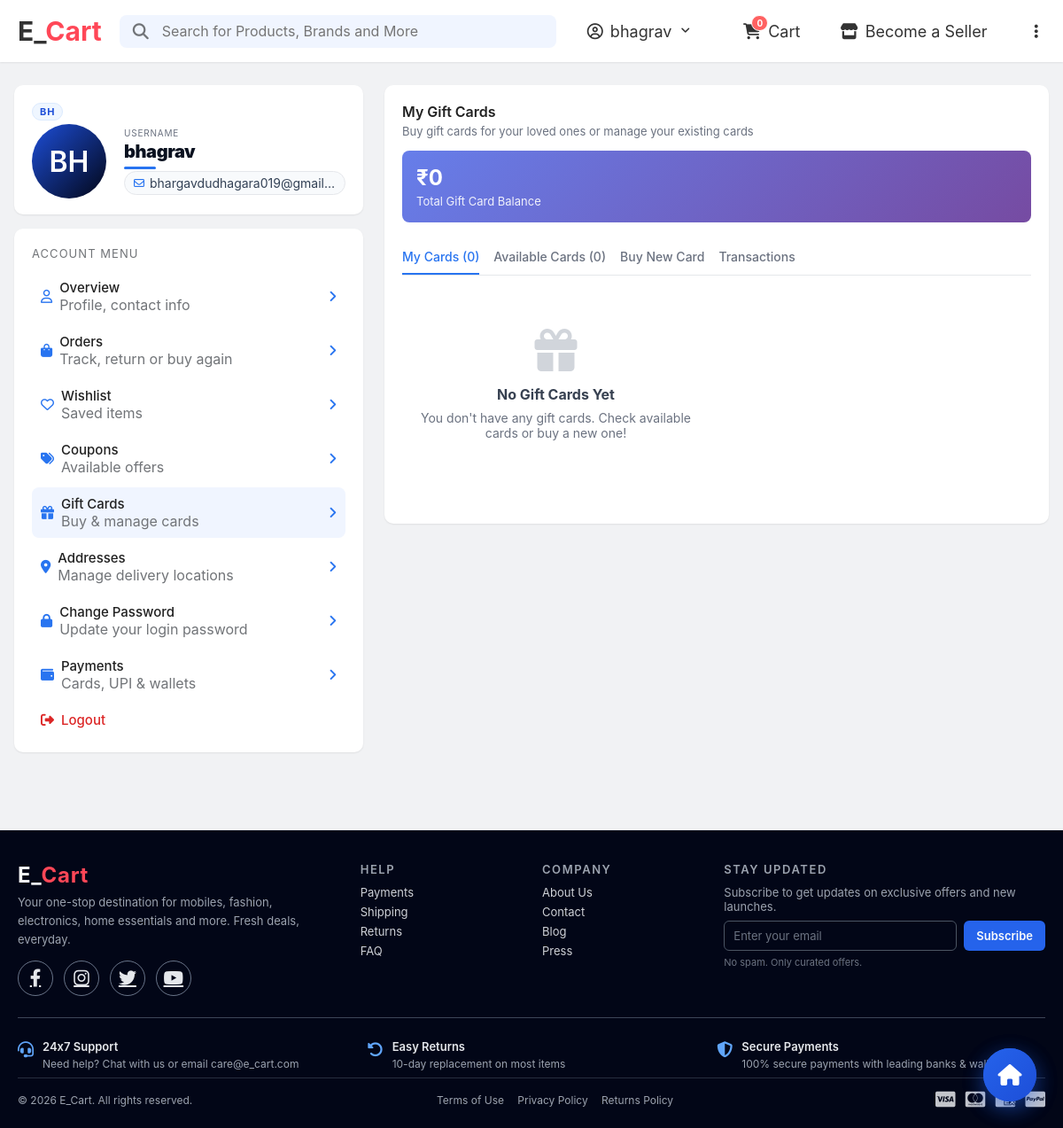
/Account_Profile/Gift_Cards/gift.php (signed in), run on the app's committed database.
### tables this page shows
CREATE TABLE `users` (
  `id` int NOT NULL,
  `full_name` varchar(100) NOT NULL,
  `email` varchar(100) NOT NULL,
  `role` varchar(20) DEFAULT 'user',
  `password` varchar(255) NOT NULL,
  `created_at` timestamp NULL DEFAULT CURRENT_TIMESTAMP,
  `updated_at` timestamp NULL DEFAULT CURRENT_TIMESTAMP ON UPDATE CURRENT_TIMESTAMP,
  `is_active` tinyint(1) DEFAULT '1',
  `email_verified` tinyint(1) DEFAULT '0',
  `user_type` enum('user','admin') NOT NULL DEFAULT 'user',
  `reset_token` varchar(255) DEFAULT NULL,
  `token_expiry` datetime DEFAULT NULL
);

### Account_Profile/Gift_Cards/gift.php (the view, shortened to what this page needs)
<?php
include '../../Database_file/config.php';
$userId = (int)$_SESSION['user_id'];
$user = null;
$userStmt = $conn->prepare("SELECT id, full_name, email, created_at FROM users WHERE id = ? LIMIT 1");
if ($userStmt) {
    $userStmt->bind_param('i', $userId);
    $userStmt->execute();
    $userRes = $userStmt->get_result();
    $user = $userRes ? $userRes->fetch_assoc() : null;
}
function make_initials($name) {
    $name = trim((string)$name);
    $parts = preg_split('/\s+/', $name);
    $first = strtoupper(substr($parts[0] ?? 'U', 0, 1));
    $second = '';
    if (count($parts) > 1) {
        $second = strtoupper(substr($parts[1] ?? '', 0, 1));
    } elseif (strlen($name) > 1) {
        $second = strtoupper(substr($name, 1, 1));
    }
    $initials = $first . $second;
    return substr($initials, 0, 2);
}
function get_user_data_file_path_gift($userId) {
    return __DIR__ . '/../Profile/user_data/' . $userId . '.json';
}
function read_user_data_gift($userId) {
    $path = get_user_data_file_path_gift($userId);
    if (!file_exists($path)) return [];
    $raw = @file_get_contents($path);
    $data = json_decode($raw, true);
    return is_array($data) ? $data : [];
}
$userData = read_user_data_gift($userId);
$profileInitials = (string)($userData['profile_initials'] ?? '');
if ($profileInitials !== '' && preg_match('/^[A-Za-z]{1,3}$/', $profileInitials)) {
    $initials = strtoupper($profileInitials);
} else {
    $initials = make_initials($user['full_name'] ?? '');
}
$avatarFile = (string)($userData['profile_image'] ?? '');
$avatarUrl = $avatarFile !== '' ? '../../assets/img/' . $avatarFile : '';
$userGiftCards = [];
$totalBalance = 0;
$availableCards = [];
?>
<!DOCTYPE html>
<html lang="en">
<head>
    <link rel="stylesheet" href="https://cdnjs.cloudflare.com/ajax/libs/font-awesome/6.4.0/css/all.min.css">
    <link rel="stylesheet" href="../../assets/css/index.css">
    <link rel="stylesheet" href="../../floating_home.css">
</head>
<body>
    <?php include '../../Header.php'; ?>
    <main class="profile-main">
        <div class="profile-wrapper">
            <aside class="profile-sidebar">
                <div class="profile-card">
                    <div class="profile-header-label profile-initials-label">
                        <span class="profile-initials-value"><?php echo htmlspecialchars($initials); ?></span>
                    </div>
                    <div class="profile-user-row">
                        <div class="profile-avatar">
                            <?php if (!empty($avatarUrl)): ?>
                                <img src="<?php echo htmlspecialchars($avatarUrl); ?>" alt="Profile">
                            <?php else: ?>
                                <?php echo htmlspecialchars($initials); ?>
                            <?php endif; ?>
                        </div>
                        <div class="profile-user-text">
                            <div class="profile-username-label">Username</div>
                            <div class="profile-name"><?php echo htmlspecialchars($user['full_name']); ?></div>
                            <div class="profile-email">
                                <i class="fa-regular fa-envelope"></i>
                                <span><?php echo htmlspecialchars($user['email']); ?></span>
                            </div>
                        </div>
                    </div>
                </div>
                <div class="profile-card">
                    <div class="profile-header-label">Account Menu</div>
                    <div class="profile-menu">
                        <a href="../Profile/profile.php" class="profile-menu-item">
                            <div class="profile-menu-item-left">
                                <i class="fa-regular fa-user"></i>
                                <div>
                                    <span class="profile-menu-label">Overview</span><br>
                                    <span class="profile-menu-meta">Profile, contact info</span>
                                </div>
                            </div>
                            <i class="fa-solid fa-angle-right"></i>
                        </a>
                        <a href="../Order/order.php" class="profile-menu-item">
                            <div class="profile-menu-item-left">
                                <i class="fa-solid fa-bag-shopping"></i>
                                <div>
                                    <span class="profile-menu-label">Orders</span><br>
                                    <span class="profile-menu-meta">Track, return or buy again</span>
                                </div>
                            </div>
                            <i class="fa-solid fa-angle-right"></i>
                        </a>
                        <a href="../Wishlist/wishlist.php" class="profile-menu-item">
                            <div class="profile-menu-item-left">
                                <i class="fa-regular fa-heart"></i>
                                <div>
                                    <span class="profile-menu-label">Wishlist</span><br>
                                    <span class="profile-menu-meta">Saved items</span>
                                </div>
                            </div>
                            <i class="fa-solid fa-angle-right"></i>
                        </a>
                         <a href="../Coupons/coupon.php" class="profile-menu-item">
                            <div class="profile-menu-item-left">
                                <i class="fa-solid fa-tags"></i>
                                <div>
                                    <span class="profile-menu-label">Coupons</span><br>
                                    <span class="profile-menu-meta">Available offers</span>
                                </div>
                            </div>
                            <i class="fa-solid fa-angle-right"></i>
                        </a>
                         <a href="gift.php" class="profile-menu-item profile-menu-active">
                            <div class="profile-menu-item-left">
                                <i class="fa-solid fa-gift"></i>
                                <div>
                                    <span class="profile-menu-label">Gift Cards</span><br>
                                    <span class="profile-menu-meta">Buy & manage cards</span>
                                </div>
                            </div>
                            <i class="fa-solid fa-angle-right"></i>
                        </a>
                        <a href="../Address/Address.php" class="profile-menu-item">
                            <div class="profile-menu-item-left">
                                <i class="fa-solid fa-location-dot"></i>
                                <div>
                                    <span class="profile-menu-label">Addresses</span><br>
                                    <span class="profile-menu-meta">Manage delivery locations</span>
                                </div>
                            </div>
                            <i class="fa-solid fa-angle-right"></i>
                        </a>
                        <a href="../Change_pass/change_password.php" class="profile-menu-item">
                            <div class="profile-menu-item-left">
                                <i class="fa-solid fa-lock"></i>
                                <div>
                                    <span class="profile-menu-label">Change Password</span><br>
                                    <span class="profile-menu-meta">Update your login password</span>
                                </div>
                            </div>
                            <i class="fa-solid fa-angle-right"></i>
                        </a>
                        <a href="../Payments/payments.php" class="profile-menu-item">
                            <div class="profile-menu-item-left">
                                <i class="fa-solid fa-wallet"></i>
                                <div>
                                    <span class="profile-menu-label">Payments</span><br>
                                    <span class="profile-menu-meta">Cards, UPI & wallets</span>
                                </div>
                            </div>
                            <i class="fa-solid fa-angle-right"></i>
                        </a>
                        <a href="#" class="profile-menu-item profile-menu-danger">
                            <div class="profile-menu-item-left">
                                <i class="fa-solid fa-right-from-bracket"></i>
                                <span class="profile-menu-label">Logout</span>
                            </div>
                        </a>
                    </div>
                </div>
            </aside>
            <section class="profile-content">
                <div class="profile-section">
                    <div class="profile-section-header">
                        <div>
                            <h2>My Gift Cards</h2>
                            <p>Buy gift cards for your loved ones or manage your existing cards</p>
                        </div>
                    </div>
                    <div class="balance-info">
                        <div class="balance-amount">₹<?php echo number_format($totalBalance, 0); ?></div>
                        <div class="balance-label">Total Gift Card Balance</div>
                    </div>
                    <div class="gift-tabs">
                        <div class="gift-tab active" onclick="switchTab('my-cards', this)">My Cards (<?php echo count($userGiftCards); ?>)</div>
                        <div class="gift-tab" onclick="switchTab('available-cards', this)">Available Cards (<?php echo count($availableCards); ?>)</div>
                        <div class="gift-tab" onclick="switchTab('buy-cards', this)">Buy New Card</div>
                        <div class="gift-tab" onclick="switchTab('transactions', this)">Transactions</div>
                    </div>
                    <div id="my-cards" class="gift-card-grid">
                        <?php if (empty($userGiftCards)): ?>
                            <div class="empty-gift-cards">
                                <i class="fa-solid fa-gift"></i>
                                <h3>No Gift Cards Yet</h3>
                                <p>You don't have any gift cards. Check available cards or buy a new one!</p>
                            </div>
                        <?php endif; ?>
                    </div>
                </div>
            </section>
        </div>
    </main>
        <?php include "../../Footer.php"; ?>
     <a href="../../index.php" class="floating-home" title="Go to Home">
        <i class="fas fa-home"></i>
    </a>
</body>
</html>

### assets/css/index.css (style rules this page uses)
* { margin: 0; padding: 0; box-sizing: border-box; font-family: 'Inter', -apple-system, BlinkMacSystemFont, "Segoe UI", Roboto, Helvetica, Arial, sans-serif; }
body { background-color: #f1f2f4; }

### floating_home.css (style rules this page uses)
.floating-home { position: fixed; bottom: 30px; right: 30px; width: 60px; height: 60px; background: linear-gradient(135deg, #2563eb 0%, #1d4ed8 100%); border-radius: 50%; display: flex; align-items: center; justify-content: center; color: white; font-size: 24px; cursor: pointer; box-shadow: 0 8px 25px rgba(37, 99, 235, 0.3); z-index: 9999; transition: all 0.3s ease; text-decoration: none; border: none; outline: none; }
.floating-home i { transition: transform 0.3s ease; }

### data on the page
users: full_name "BH", full_name "bhagrav", email "bhargavdudhagara019@gmail…"

### other printed values
$_SESSION['full_name'] "bhagrav"
$cart_count "0"
$totalBalance "0"
count($userGiftCards) "0"
count($availableCards) "0"
